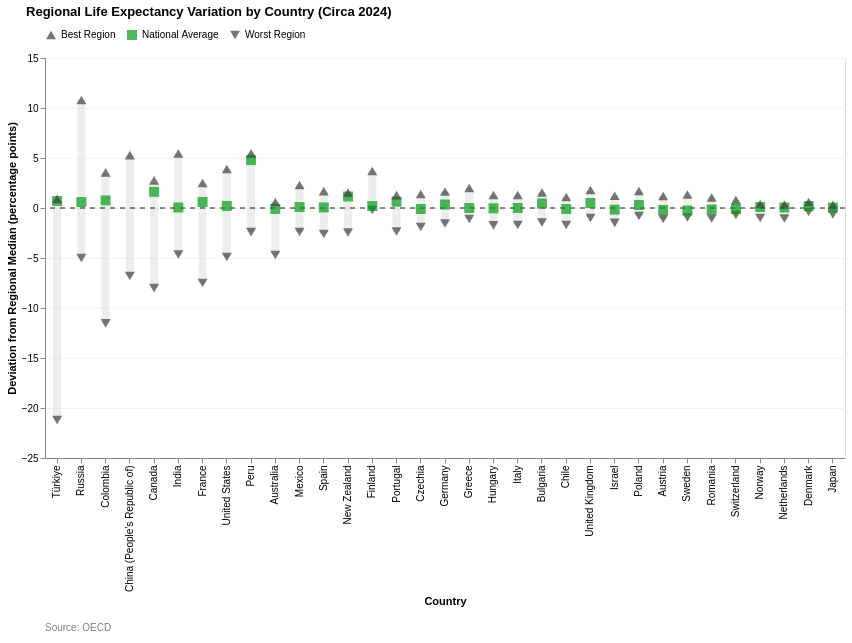

Notebook source saved alongside this figure:
### Code cell
#
chart_life_ine = create_regional_variation_chart(chart_df, country_order, average_color="#059C19", chart_title="Regional Life Expectancy Variation by Country (Circa 2024)")
chart_life_ine.save("C:\\Users\\lopez\\github\\capp30239\\static_visualization_project\\graphs\\shape_health_regional_life_expectancy_variation.png")
chart_life_ine

### Figure 1 — Vega-Lite specification as saved in the notebook (floating-point values rounded to 4 significant figures; data arrays with more than 128 entries replaced by an {"elided": "..."} marker saying what was removed)
{"config": {"view": {"continuousWidth": 300, "continuousHeight": 300}}, "vconcat": [{"layer": [{"data": {"name": "data-7abe69625a5a51888d91ac533bd9b4f9"}, "mark": {"type": "rule", "opacity": 0.4, "stroke": "lightgray", "strokeWidth": 8}, "encoding": {"tooltip": [{"field": "Country", "title": "Country", "type": "nominal"}, {"aggregate": "min", "field": "Value", "title": "Worst Region Deviation", "type": "quantitative"}, {"aggregate": "max", "field": "Value", "title": "Best Region Deviation", "type": "quantitative"}], "x": {"field": "Country", "sort": ["Türkiye", "Russia", "Colombia", "China (People’s Republic of)", "Canada", "India", "France", "United States", "Peru", "Australia", "Mexico", "Spain", "New Zealand", "Finland", "Portugal", "Czechia", "Germany", "Greece", "Hungary", "Italy", "Bulgaria", "Chile", "United Kingdom", "Israel", "Poland", "Austria", "Sweden", "Romania", "Switzerland", "Norway", "Netherlands", "Denmark", "Japan"], "title": "Country", "type": "nominal"}, "y": {"aggregate": "min", "axis": {"gridColor": "#f3f1f1e1"}, "field": "Value", "type": "quantitative"}, "y2": {"aggregate": "max", "field": "Value"}}}, {"data": {"name": "data-a0a55d106695e8d630baff0f16eee66d"}, "mark": {"type": "rule", "opacity": 0.6, "stroke": "black", "strokeDash": [5, 5], "strokeWidth": 1.5}, "encoding": {"y": {"field": "y", "type": "quantitative"}}}, {"data": {"name": "data-d69b07c7d1245d6041d7bea3b0edae23"}, "mark": {"type": "point", "filled": true, "size": 100}, "encoding": {"color": {"field": "Type", "legend": {"orient": "top"}, "scale": {"domain": ["Best Region", "National Average", "Worst Region"], "range": ["#3C3F3C", "#059C19", "#3C3F3C"]}, "title": "", "type": "nominal"}, "shape": {"field": "Type", "legend": {"orient": "top"}, "scale": {"domain": ["Best Region", "National Average", "Worst Region"], "range": ["triangle-up", "square", "triangle-down"]}, "title": "", "type": "nominal"}, "tooltip": [{"field": "Country", "type": "nominal"}, {"field": "Type", "type": "nominal"}, {"field": "Value", "type": "quantitative"}], "x": {"field": "Country", "sort": ["Türkiye", "Russia", "Colombia", "China (People’s Republic of)", "Canada", "India", "France", "United States", "Peru", "Australia", "Mexico", "Spain", "New Zealand", "Finland", "Portugal", "Czechia", "Germany", "Greece", "Hungary", "Italy", "Bulgaria", "Chile", "United Kingdom", "Israel", "Poland", "Austria", "Sweden", "Romania", "Switzerland", "Norway", "Netherlands", "Denmark", "Japan"], "title": "Country", "type": "nominal"}, "y": {"field": "Value", "title": "Deviation from Regional Median (percentage points)", "type": "quantitative"}}}], "height": 400, "resolve": {"legend": {"color": "independent", "shape": "independent"}}, "title": {"text": "Regional Life Expectancy Variation by Country (Circa 2024)", "anchor": "start", "dx": 20, "offset": 10}, "width": 800}, {"data": {"name": "data-9de9b8125eee1bea1cb32d6ced1e9279"}, "mark": {"type": "text", "align": "left", "color": "gray", "dx": -400, "fontSize": 10}, "encoding": {"text": {"field": "source", "type": "nominal"}}, "height": 20, "width": 800}], "resolve": {"scale": {"color": "independent", "shape": "independent"}}, "spacing": 10, "$schema": "https://vega.github.io/schema/vega-lite/v5.20.1.json", "datasets": {"data-7abe69625a5a51888d91ac533bd9b4f9": [{"Country": "Türkiye", "Value": -21.2, "Type": "Worst Region"}, {"Country": "Türkiye", "Value": 0.9, "Type": "Best Region"}, {"Country": "Russia", "Value": -5.0, "Type": "Worst Region"}, {"Country": "Russia", "Value": 10.8, "Type": "Best Region"}, {"Country": "Colombia", "Value": -11.54, "Type": "Worst Region"}, {"Country": "Colombia", "Value": 3.57, "Type": "Best Region"}, {"Country": "China (People’s Republic of)", "Value": -6.8, "Type": "Worst Region"}, {"Country": "China (People’s Republic of)", "Value": 5.29, "Type": "Best Region"}, {"Country": "Canada", "Value": -8.02, "Type": "Worst Region"}, {"Country": "Canada", "Value": 2.76, "Type": "Best Region"}, {"Country": "India", "Value": -4.65, "Type": "Worst Region"}, {"Country": "India", "Value": 5.45, "Type": "Best Region"}, {"Country": "France", "Value": -7.5, "Type": "Worst Region"}, {"Country": "France", "Value": 2.5, "Type": "Best Region"}, {"Country": "United States", "Value": -4.9, "Type": "Worst Region"}, {"Country": "United States", "Value": 3.9, "Type": "Best Region"}, {"Country": "Peru", "Value": -2.42, "Type": "Worst Region"}, {"Country": "Peru", "Value": 5.47, "Type": "Best Region"}, {"Country": "Australia", "Value": -4.7, "Type": "Worst Region"}, {"Country": "Australia", "Value": 0.6, "Type": "Best Region"}, {"Country": "Mexico", "Value": -2.4, "Type": "Worst Region"}, {"Country": "Mexico", "Value": 2.3, "Type": "Best Region"}, {"Country": "Spain", "Value": -2.6, "Type": "Worst Region"}, {"Country": "Spain", "Value": 1.68, "Type": "Best Region"}, {"Country": "New Zealand", "Value": -2.45, "Type": "Worst Region"}, {"Country": "New Zealand", "Value": 1.55, "Type": "Best Region"}, {"Country": "Finland", "Value": -0.2, "Type": "Worst Region"}, {"Country": "Finland", "Value": 3.7, "Type": "Best Region"}, {"Country": "Portugal", "Value": -2.35, "Type": "Worst Region"}, {"Country": "Portugal", "Value": 1.28, "Type": "Best Region"}, {"Country": "Czechia", "Value": -1.9, "Type": "Worst Region"}, {"Country": "Czechia", "Value": 1.4, "Type": "Best Region"}, {"Country": "Germany", "Value": -1.55, "Type": "Worst Region"}, {"Country": "Germany", "Value": 1.65, "Type": "Best Region"}, {"Country": "Greece", "Value": -1.1, "Type": "Worst Region"}, {"Country": "Greece", "Value": 2.0, "Type": "Best Region"}, {"Country": "Hungary", "Value": -1.74, "Type": "Worst Region"}, {"Country": "Hungary", "Value": 1.3, "Type": "Best Region"}, {"Country": "Italy", "Value": -1.7, "Type": "Worst Region"}, {"Country": "Italy", "Value": 1.3, "Type": "Best Region"}, {"Country": "Bulgaria", "Value": -1.45, "Type": "Worst Region"}, {"Country": "Bulgaria", "Value": 1.55, "Type": "Best Region"}, {"Country": "Chile", "Value": -1.7, "Type": "Worst Region"}, {"Country": "Chile", "Value": 1.1, "Type": "Best Region"}, {"Country": "United Kingdom", "Value": -1.0, "Type": "Worst Region"}, {"Country": "United Kingdom", "Value": 1.8, "Type": "Best Region"}, {"Country": "Israel", "Value": -1.483, "Type": "Worst Region"}, {"Country": "Israel", "Value": 1.228, "Type": "Best Region"}, {"Country": "Poland", "Value": -0.8, "Type": "Worst Region"}, {"Country": "Poland", "Value": 1.7, "Type": "Best Region"}, {"Country": "Austria", "Value": -1.1, "Type": "Worst Region"}, {"Country": "Austria", "Value": 1.2, "Type": "Best Region"}, {"Country": "Sweden", "Value": -0.95, "Type": "Worst Region"}, {"Country": "Sweden", "Value": 1.35, "Type": "Best Region"}, {"Country": "Romania", "Value": -1.05, "Type": "Worst Region"}, {"Country": "Romania", "Value": 1.05, "Type": "Best Region"}, {"Country": "Switzerland", "Value": -0.7, "Type": "Worst Region"}, {"Country": "Switzerland", "Value": 0.8, "Type": "Best Region"}, {"Country": "Norway", "Value": -1.0, "Type": "Worst Region"}, {"Country": "Norway", "Value": 0.4, "Type": "Best Region"}, {"Country": "Netherlands", "Value": -1.05, "Type": "Worst Region"}, {"Country": "Netherlands", "Value": 0.35, "Type": "Best Region"}, {"Country": "Denmark", "Value": -0.4, "Type": "Worst Region"}, {"Country": "Denmark", "Value": 0.6, "Type": "Best Region"}, {"Country": "Japan", "Value": -0.64, "Type": "Worst Region"}, {"Country": "Japan", "Value": 0.32, "Type": "Best Region"}], "data-a0a55d106695e8d630baff0f16eee66d": [{"y": 0}], "data-d69b07c7d1245d6041d7bea3b0edae23": {"elided": "132 records"}, "data-9de9b8125eee1bea1cb32d6ced1e9279": [{"source": "Source: OECD"}]}}
